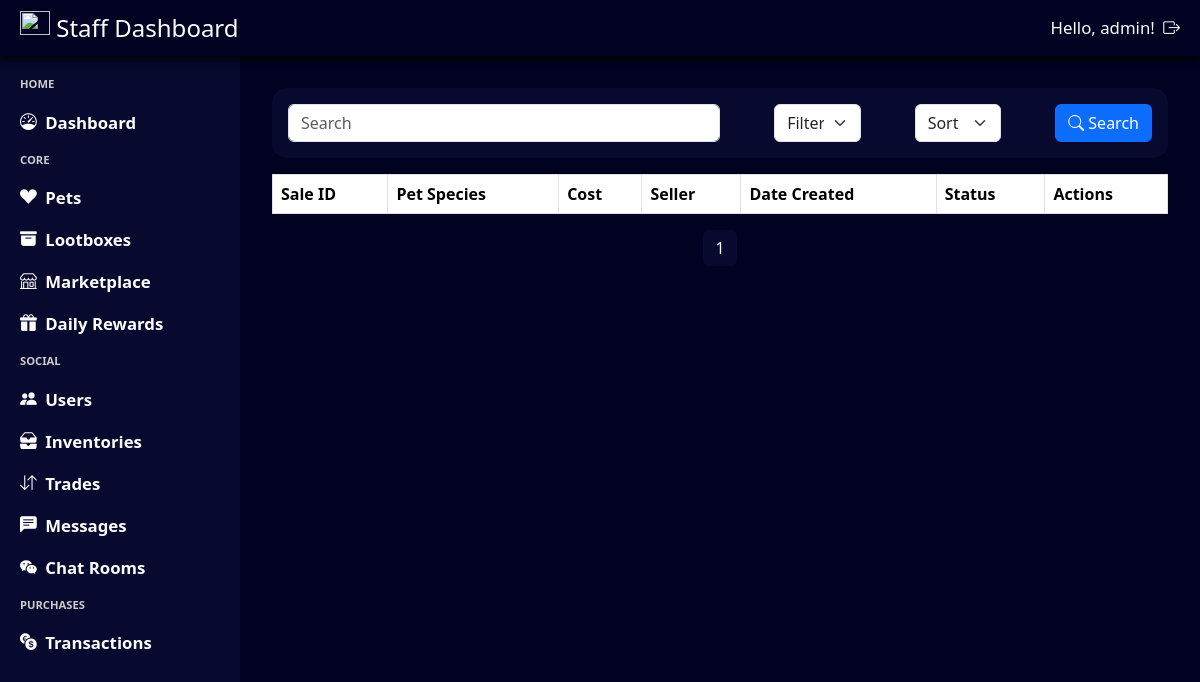
Before: /staff/marketplace/ (signed in) with the older database file.
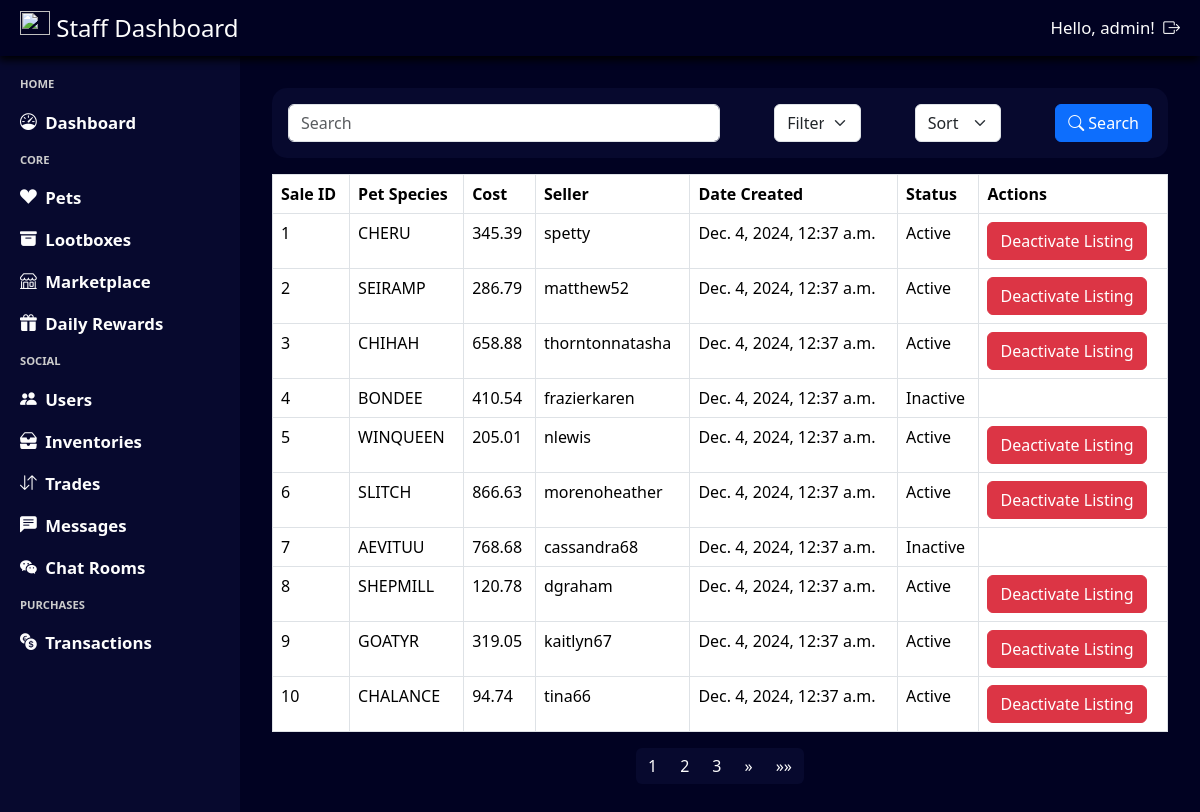
After: the same page with the newer database file.
### marketplace/models.py (models this page shows, shortened)
class Sale(models.Model):
    inventory = models.ForeignKey(Inventory, on_delete=models.CASCADE)
    cost = models.DecimalField(max_digits=10, decimal_places=2)
    date_created = models.DateTimeField(default=timezone.now)
    is_active = models.BooleanField(default=True)

### inventory/models.py (models this page shows, shortened)
class Inventory(models.Model):
    class BusyValue(models.IntegerChoices):
        NOT_BUSY = 0, 'Not Busy'
        BUSY = 1, 'Busy'
        ON_MARKET = 2, 'On Market'
    pet_id = models.ForeignKey(Pet, on_delete=models.CASCADE, default=None, null=True, blank=True)
    owner_id = models.ForeignKey(User, on_delete=models.CASCADE)
    is_busy = models.IntegerField(choices=BusyValue.choices, default=BusyValue.NOT_BUSY)
    date_acquired = models.DateTimeField(default=timezone.now)

class Pet(models.Model):
    class Rarity(models.IntegerChoices):
        COMMON = 0, 'Common'
        UNCOMMON = 1, 'Uncommon'
        RARE = 2, 'Rare'
        MYTHICAL = 3, 'Mythical'
        LEGENDARY = 4, 'Legendary'
    pet_rate = models.FloatField(null=True, blank=True)
    pet_species = models.CharField(max_length=50)
    rarity = models.IntegerField(choices=Rarity.choices)
    pet_image = models.ImageField(upload_to='pets/', null=True, blank=True)

### admin_system/views.py (the view, shortened to what this page needs)
# urls.py: path('marketplace/', views.query_marketplace, name='staff_marketplace'),
@login_required
@user_passes_test(login_url='admin_login', test_func=is_staff)
def query_marketplace(request):
    query = request.GET.get('search', '')
    filter_by = request.GET.get('filter', 'id')
    sort_by = request.GET.get('sort', 'ascending')
    sales = Sale.objects.all()
    if sort_by == 'ascending':
        if filter_by == 'seller':
            sales = sales.order_by('inventory__owner_id__username')
        else:
            sales = sales.order_by(filter_by)
    elif sort_by == 'descending':
        if filter_by == 'seller':
            sales = sales.order_by('-inventory__owner_id__username')
        else:
            sales = sales.order_by(f'-{filter_by}')
    paginator = Paginator(sales, 10)  # Show 10 sales per page
    page_number = request.GET.get('page')
    page_obj = paginator.get_page(page_number)
    return render(request, 'staff_marketplace.html', {'page_obj': page_obj})

### admin_system/views.py (called while the page is built)
def is_staff(user):
    return user.is_staff

### base_template/context_processor.py (called while the page is built)
def profile_context(request):
    if request.user.is_authenticated:
        try:
            profile = Profile.objects.get(user = request.user)
            return {'navbar_profile': profile}
        except Profile.DoesNotExist:
            return {'navbar_profile': None}
    return {'navbar_profile': None}

### notification/context_processor.py (called while the page is built)
def notification_context(request):
    if request.user.is_authenticated:
        notifications = Notification.objects.filter(user=request.user, notif_status=Notification.Status.unread).count()
        return {'notifications': notifications}
    return {'notifications': 0}

### admin_system/templates/staff_marketplace.html (shortened to what this page needs)
{% extends "staff_template.html" %}
{% load static %}
{% block css %}
    <link rel="stylesheet" href="{% static 'staff_marketplace.css' %}"/>
{% endblock %}
{% block content %}
<div class="staff-marketplace-container">
    <form class="staff-marketplace-header" method="get" action="{% url 'staff_marketplace' %}">
        <div id="search-container">
            <input type="text" name="search" class="form-control staff-marketplace-header-search" placeholder="Search" aria-label="Search" aria-describedby="basic-addon1">
        </div>
        <select name="filter" class="form-select staff-marketplace-header-filter" aria-label="Filter">
            <option value="id" selected>Filter by: Sale ID</option>
        </select>
        <select name="sort" class="form-select staff-marketplace-header-sort" aria-label="Sort">
            <option value="" selected disabled>Sort by:</option>
        </select>
        <button class="btn btn-primary staff-marketplace-header-button" id="staff-marketplace-header-button-search">
            <i class="bi bi-search"></i>
            Search
        </button>
    </form>
    <table class="table table-bordered">
        <thead>
            <tr>
                <th>Sale ID</th>
                <th>Pet Species</th>
                <th>Cost</th>
                <th>Seller</th>
                <th>Date Created</th>
                <th>Status</th>
                <th>Actions</th>
            </tr>
        </thead>
        <tbody>
            {% for sale in page_obj %}
            <tr>
                <td>{{ sale.id }}</td>
                <td>{{ sale.inventory.pet_id.pet_species }}</td>
                <td>{{ sale.cost }}</td>
                <td>{{ sale.inventory.owner_id }}</td>
                <td>{{ sale.date_created }}</td>
                <td>{{ sale.is_active|yesno:"Active,Inactive" }}</td>
                <td>
                    {% if sale.is_active %}
                        <button type="button" class="btn btn-danger" onclick="deactivateListing({{ sale.id }})">Deactivate Listing</button>
                    {% endif %}
                </td>
            </tr>
            {% endfor %}
        </tbody>
    </table>
    <nav aria-label="Page navigation">
        <ul class="pagination">
            {% for num in page_obj.paginator.page_range %}
                {% if page_obj.number == num %}
                    <li class="page-item active"><a class="page-link" href="#">{{ num }}</a></li>
                {% elif num > page_obj.number|add:'-3' and num < page_obj.number|add:'3' %}
                    <li class="page-item"><a class="page-link" href="?page={{ num }}">{{ num }}</a></li>
                {% endif %}
            {% endfor %}
            {% if page_obj.has_next %}
            <li class="page-item">
                <a class="page-link" href="?page={{ page_obj.next_page_number }}" aria-label="Next">
                    <span aria-hidden="true">&raquo;</span>
                </a>
            </li>
            <li class="page-item">
                <a class="page-link" href="?page={{ page_obj.paginator.num_pages }}" aria-label="Last">
                    <span aria-hidden="true">&raquo;&raquo;</span>
                </a>
            </li>
            {% endif %}
        </ul>
    </nav>
</div>
{% endblock %}

Changed rows visible on the page:
added Sale: id "1", inventory.pet_id.pet_species "CHERU", cost "345.39", inventory.owner_id "spetty", date_created "Dec. 4, 2024, 12:37 a.m.", is_active "Active"
added Sale: id "2", inventory.pet_id.pet_species "SEIRAMP", cost "286.79", inventory.owner_id "matthew52", date_created "Dec. 4, 2024, 12:37 a.m.", is_active "Active"
added Sale: id "3", inventory.pet_id.pet_species "CHIHAH", cost "658.88", inventory.owner_id "thorntonnatasha", date_created "Dec. 4, 2024, 12:37 a.m.", is_active "Active"
added Sale: id "4", inventory.pet_id.pet_species "BONDEE", cost "410.54", inventory.owner_id "frazierkaren", date_created "Dec. 4, 2024, 12:37 a.m.", is_active "Inactive"
added Sale: id "5", inventory.pet_id.pet_species "WINQUEEN", cost "205.01", inventory.owner_id "nlewis", date_created "Dec. 4, 2024, 12:37 a.m.", is_active "Active"
added Sale: id "6", inventory.pet_id.pet_species "SLITCH", cost "866.63", inventory.owner_id "morenoheather", date_created "Dec. 4, 2024, 12:37 a.m.", is_active "Active"
added Sale: id "7", inventory.pet_id.pet_species "AEVITUU", cost "768.68", inventory.owner_id "cassandra68", date_created "Dec. 4, 2024, 12:37 a.m.", is_active "Inactive"
added Sale: id "8", inventory.pet_id.pet_species "SHEPMILL", cost "120.78", inventory.owner_id "dgraham", date_created "Dec. 4, 2024, 12:37 a.m.", is_active "Active"
added Sale: id "9", inventory.pet_id.pet_species "GOATYR", cost "319.05", inventory.owner_id "kaitlyn67", date_created "Dec. 4, 2024, 12:37 a.m.", is_active "Active"
added Sale: id "10", inventory.pet_id.pet_species "CHALANCE", cost "94.74", inventory.owner_id "tina66", date_created "Dec. 4, 2024, 12:37 a.m.", is_active "Active"
Other visible differences:
new list line: "2"
new list line: "3"
